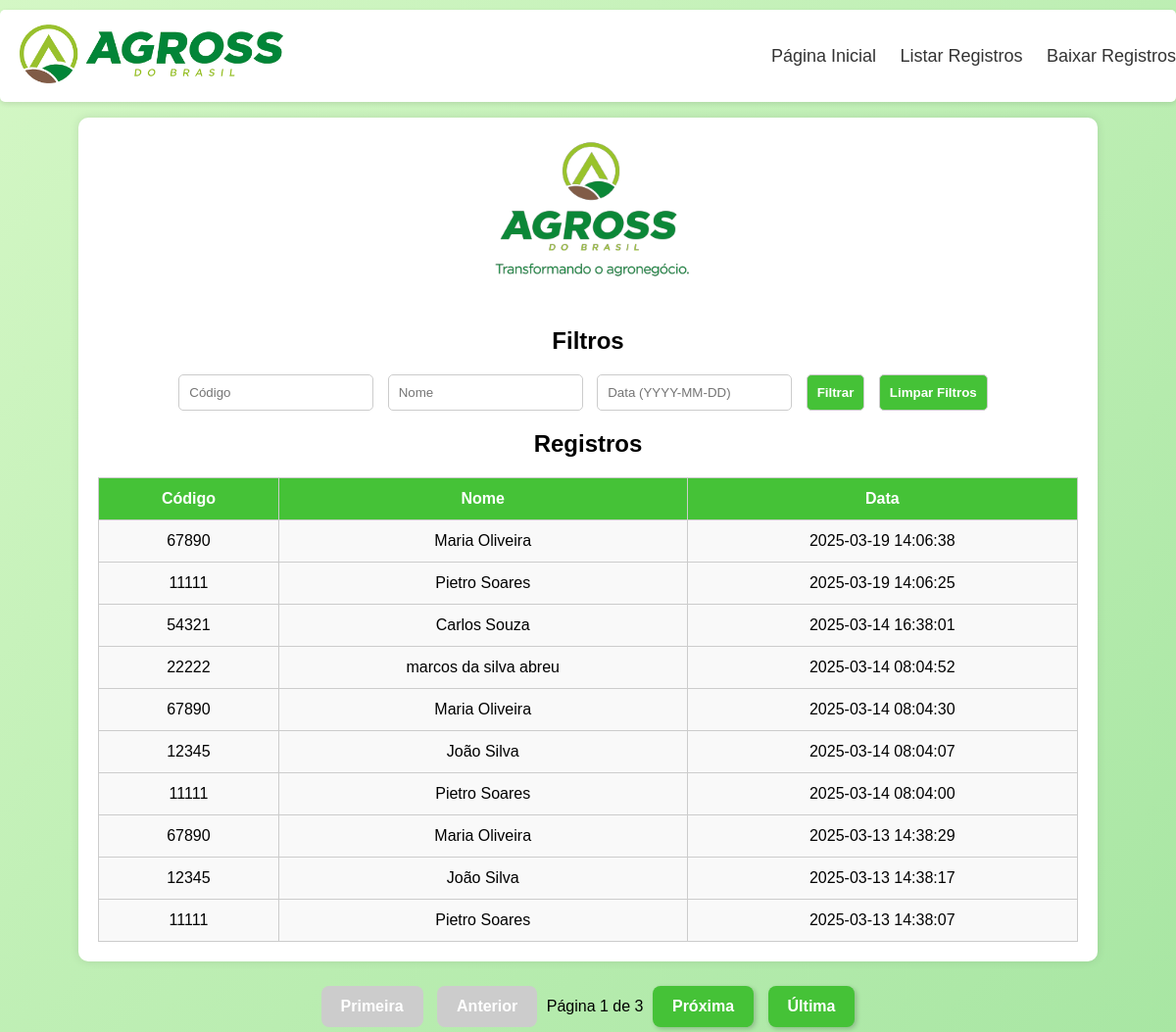
Page /registros on the committed database.
### main.py (models this page shows)
class Registro(db.Model):
    id = db.Column(db.Integer, primary_key=True)
    codigo = db.Column(db.String(10), nullable=False)
    nome = db.Column(db.String(100), nullable=False)
    data_hora = db.Column(db.String(20), default=lambda: datetime.now().strftime("%Y-%m-%d %H:%M:%S"))

### main.py (the view)
@app.route('/registros', methods=['GET'])
def registros():
    data_filtro = request.args.get('data')
    nome_filtro = request.args.get('nome')
    codigo_filtro = request.args.get('codigo')
    page = request.args.get('page', 1, type=int)  # Página padrão 1
    per_page = 10  # Registros por página
    query = Registro.query.order_by(Registro.data_hora.desc())
    if data_filtro:
        try:
            data_filtro_formatada = datetime.strptime(data_filtro, "%Y-%m-%d").date()
            query = query.filter(func.date(Registro.data_hora) == data_filtro_formatada)
        except ValueError:
            flash("Formato de data inválido. Use YYYY-MM-DD.", "error")
    if nome_filtro:
        query = query.filter(Registro.nome.ilike(f"%{nome_filtro}%"))
    if codigo_filtro:
        query = query.filter(Registro.codigo.ilike(f"%{codigo_filtro}%"))
    registros_paginados = query.paginate(page=page, per_page=per_page, error_out=False)
    return render_template(
        'consulta.html',
        registros=registros_paginados.items,
        page=registros_paginados.page,
        total_pages=registros_paginados.pages
    )

### main.py (called while the page is built)
@app.after_request
def after_request(response):
    response.headers["Content-Type"] = "text/html; charset=utf-8"
    return response

### templates/consulta.html (shortened to what this page needs)
<!DOCTYPE html>
<html lang="pt">
<head>
 <link rel="stylesheet" href="static/css/styleConsulta.css">
</head>
<body>
    <div class="nav">
        <div class="logo">
            <img src="{{ url_for('static', filename='logo2.png') }}" alt="Logo">
        </div>
        <div class="menu">
            <a href="/">Página Inicial</a>
            <a href="/registros">Listar Registros</a>
            <a href="/downloads">Baixar Registros</a>
        </div>
    </div>
    <div class="container">
        <img src="{{ url_for('static', filename='agrossLogo.png') }}" alt="Logo">
        <h2>Filtros</h2>
        <div class="filters">
            <form method="GET" action="/registros">
                <input type="text" name="codigo" placeholder="Código" value="{{ codigo }}" />
                <input type="text" name="nome" placeholder="Nome" value="{{ nome }}" />
                <input type="text" name="data" placeholder="Data (YYYY-MM-DD)" value="{{ data }}" />
                <button type="submit">Filtrar</button>
                <button type="reset" onclick="window.location.href='/registros';">Limpar Filtros</button>
            </form>
        </div>
        <h2>Registros</h2>
        <table>
            <thead>
                <tr>
                    <th>Código</th>
                    <th>Nome</th>
                    <th>Data</th>
                </tr>
            </thead>
            <tbody>
                {% for registro in registros %}
                <tr>
                    <td>{{ registro.codigo }}</td>
                    <td>{{ registro.nome }}</td>
                    <td>{{ registro.data_hora }}</td>
                </tr>
                {% else %}
                <tr>
                    <td colspan="3">Nenhum registro encontrado</td>
                </tr>
                {% endfor %}
            </tbody>
        </table>
    </div>
    <div class="pagination">
        {% if page > 1 %}
            <a href="{{ url_for('registros', page=1, data=request.args.get('data', ''), nome=request.args.get('nome', ''), codigo=request.args.get('codigo', '')) }}">Primeira</a>
            <a href="{{ url_for('registros', page=page-1, data=request.args.get('data', ''), nome=request.args.get('nome', ''), codigo=request.args.get('codigo', '')) }}">Anterior</a>
        {% else %}
            <a class="disabled">Primeira</a>
            <a class="disabled">Anterior</a>
        {% endif %}
        <span>Página {{ page }} de {{ total_pages }}</span>
        {% if page < total_pages %}
            <a href="{{ url_for('registros', page=page+1, data=request.args.get('data', ''), nome=request.args.get('nome', ''), codigo=request.args.get('codigo', '')) }}">Próxima</a>
            <a href="{{ url_for('registros', page=total_pages, data=request.args.get('data', ''), nome=request.args.get('nome', ''), codigo=request.args.get('codigo', '')) }}">Última</a>
        {% else %}
            <a class="disabled">Próxima</a>
            <a class="disabled">Última</a>
        {% endif %}
    </div>
</body>
</html>

### static/css/styleConsulta.css (style rules this page uses)
body { font-family: Arial, sans-serif; background: linear-gradient(135deg, #d4f7c5, #a8e6a3); margin: 0; padding: 0; text-align: center !important; }
.nav { background-color: #ffffff; padding: 15px 0; display: flex; align-items: center; justify-content: space-between; box-shadow: 0 2px 5px rgba(0, 0, 0, 0.1); border-radius: 5px; margin-top: 10px; position: fixed; width: 100%; top: 0; left: 0; z-index: 1000; }
.nav .logo img { max-height: 60px; margin-left: 20px; }
.nav .menu a { color: #333; text-decoration: none; margin-left: 20px; font-size: 18px; }
.container { background: white; padding: 20px; border-radius: 10px; box-shadow: 0px 0px 10px rgba(0, 0, 0, 0.1); max-width: 1000px; margin: 120px auto 0; }
.container img { max-height: 150px; margin-bottom: 20px; }
h2 { font-size: 24px; margin-bottom: 20px; }
.filters { margin-bottom: 20px; }
.filters input, .filters button { padding: 10px; margin-right: 10px; border-radius: 5px; border: 1px solid #ccc; }
.filters button { background-color: #45c237; color: white; cursor: pointer; font-weight: bold; }
table { width: 100%; border-collapse: collapse; margin-top: 20px; }
table, th, td { border: 1px solid #ccc; }
th, td { padding: 12px; text-align: center; }
th { background-color: #45c237; color: white; }
td { background-color: #f9f9f9; }
.pagination { text-align: center; margin-top: 20px; }
.pagination a { display: inline-block; padding: 12px 20px; margin: 5px; background-color: #45c237; color: white; text-decoration: none; border-radius: 8px; font-weight: bold; transition: background 0.3s, transform 0.2s; box-shadow: 2px 2px 5px rgba(0, 0, 0, 0.2); }
.pagination .disabled { background-color: #ccc; cursor: not-allowed; box-shadow: none; transform: none; }

### rows in the picture
Registro: codigo "67890", nome "Maria Oliveira", data_hora "2025-03-19 14:06:38"
Registro: codigo "11111", nome "Pietro Soares", data_hora "2025-03-19 14:06:25"
Registro: codigo "54321", nome "Carlos Souza", data_hora "2025-03-14 16:38:01"
Registro: codigo "22222", nome "marcos da silva abreu", data_hora "2025-03-14 08:04:52"
Registro: codigo "67890", nome "Maria Oliveira", data_hora "2025-03-14 08:04:30"
Registro: codigo "12345", nome "João Silva", data_hora "2025-03-14 08:04:07"
Registro: codigo "11111", nome "Pietro Soares", data_hora "2025-03-14 08:04:00"
Registro: codigo "67890", nome "Maria Oliveira", data_hora "2025-03-13 14:38:29"
Registro: codigo "12345", nome "João Silva", data_hora "2025-03-13 14:38:17"
Registro: codigo "11111", nome "Pietro Soares", data_hora "2025-03-13 14:38:07"

### other values in the picture
{{ page }} "1"
{{ total_pages }} "3"
